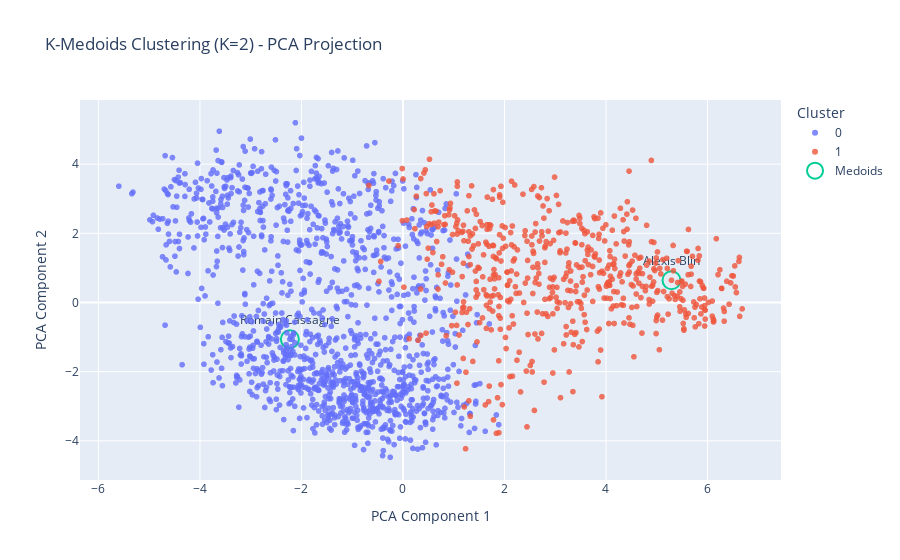

This figure's notebook cell:
### Code cell
df_plot = pd.DataFrame({
    "x": X_pca[:, 0],
    "y": X_pca[:, 1],
    "Cluster": final_labels,
    "Name": df_with_clusters["Name"].values,
    "Club": df_with_clusters["Club"].values,
    "CA": df_with_clusters["CA"].values,
    "PA": df_with_clusters["PA"].values,
})

df_plot["is_medoid"] = False
df_plot.loc[medoid_indices, "is_medoid"] = True

fig = px.scatter(
    df_plot,
    x="x",
    y="y",
    color="Cluster",
    hover_data=["Name", "Club", "CA", "PA"],
    title=f"K-Medoids Clustering (K={best_k}) - PCA Projection",
    opacity=0.8,
)

medoids_df = df_plot[df_plot["is_medoid"]]

fig.add_scatter(
    x=medoids_df["x"],
    y=medoids_df["y"],
    mode="markers+text",
    marker=dict(
        size=18,
        symbol="circle-open",
        line=dict(width=2, color="black"),
    ),
    text=medoids_df["Name"],
    textposition="top center",
    hoverinfo="text",
    name="Medoids",
)

fig.update_layout(
    xaxis_title="PCA Component 1",
    yaxis_title="PCA Component 2",
    legend_title="Cluster",
)

fig.show()

### Figure 1 — Plotly figure (JSON) as saved in the notebook; plotly's stock layout.template omitted (floating-point values rounded to 4 significant figures; data arrays with more than 128 entries replaced by an {"elided": "..."} marker saying what was removed)
{"data": [{"customdata": {"elided": "1241x4 mixed values"}, "hovertemplate": "Cluster=0<br>x=%{x}<br>y=%{y}<br>Name=%{customdata[0]}<br>Club=%{customdata[1]}<br>CA=%{customdata[2]}<br>PA=%{customdata[3]}<extra></extra>", "legendgroup": "0", "marker": {"color": "#636efa", "opacity": 0.8, "symbol": "circle"}, "mode": "markers", "name": "0", "showlegend": true, "type": "scattergl", "x": {"elided": "1241 float values"}, "xaxis": "x", "y": {"elided": "1241 float values"}, "yaxis": "y"}, {"customdata": {"elided": "580x4 mixed values"}, "hovertemplate": "Cluster=1<br>x=%{x}<br>y=%{y}<br>Name=%{customdata[0]}<br>Club=%{customdata[1]}<br>CA=%{customdata[2]}<br>PA=%{customdata[3]}<extra></extra>", "legendgroup": "1", "marker": {"color": "#EF553B", "opacity": 0.8, "symbol": "circle"}, "mode": "markers", "name": "1", "showlegend": true, "type": "scattergl", "x": {"elided": "580 float values"}, "xaxis": "x", "y": {"elided": "580 float values"}, "yaxis": "y"}, {"hoverinfo": "text", "marker": {"line": {"color": "black", "width": 2}, "size": 18, "symbol": "circle-open"}, "mode": "markers+text", "name": "Medoids", "text": ["Alexis Blin", "Romain Cassagne"], "textposition": "top center", "type": "scatter", "x": [5.291, -2.229], "y": [0.6432, -1.063]}], "layout": {"legend": {"title": {"text": "Cluster"}, "tracegroupgap": 0}, "title": {"text": "K-Medoids Clustering (K=2) - PCA Projection"}, "xaxis": {"anchor": "y", "domain": [0, 1], "title": {"text": "PCA Component 1"}}, "yaxis": {"anchor": "x", "domain": [0, 1], "title": {"text": "PCA Component 2"}}}}
